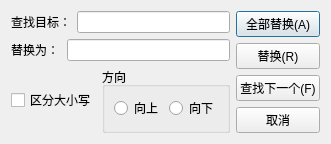
<?xml version="1.0" encoding="UTF-8"?>
<ui version="4.0">
 <class>ReplaceDialog</class>
 <widget class="QDialog" name="ReplaceDialog">
  <property name="geometry">
   <rect>
    <x>0</x>
    <y>0</y>
    <width>241</width>
    <height>107</height>
   </rect>
  </property>
  <property name="windowTitle">
   <string>Dialog</string>
  </property>
  <layout class="QHBoxLayout" name="horizontalLayout_6">
   <item>
    <layout class="QVBoxLayout" name="verticalLayout_2">
     <item>
      <layout class="QHBoxLayout" name="horizontalLayout">
       <item>
        <widget class="QLabel" name="label">
         <property name="sizePolicy">
          <sizepolicy hsizetype="Fixed" vsizetype="Preferred">
           <horstretch>0</horstretch>
           <verstretch>0</verstretch>
          </sizepolicy>
         </property>
         <property name="minimumSize">
          <size>
           <width>50</width>
           <height>0</height>
          </size>
         </property>
         <property name="text">
          <string>查找目标：</string>
         </property>
        </widget>
       </item>
       <item>
        <widget class="QLineEdit" name="lineEdit"/>
       </item>
      </layout>
     </item>
     <item>
      <layout class="QHBoxLayout" name="horizontalLayout_3">
       <item>
        <widget class="QLabel" name="label_2">
         <property name="sizePolicy">
          <sizepolicy hsizetype="Fixed" vsizetype="Preferred">
           <horstretch>0</horstretch>
           <verstretch>0</verstretch>
          </sizepolicy>
         </property>
         <property name="minimumSize">
          <size>
           <width>50</width>
           <height>0</height>
          </size>
         </property>
         <property name="text">
          <string>替换为：</string>
         </property>
        </widget>
       </item>
       <item>
        <widget class="QLineEdit" name="lineEdit_2"/>
       </item>
      </layout>
     </item>
     <item>
      <layout class="QHBoxLayout" name="horizontalLayout_5">
       <item>
        <widget class="QCheckBox" name="checkBox">
         <property name="text">
          <string>区分大小写</string>
         </property>
        </widget>
       </item>
       <item>
        <widget class="QGroupBox" name="groupBox">
         <property name="title">
          <string>方向</string>
         </property>
         <layout class="QHBoxLayout" name="horizontalLayout_4">
          <item>
           <widget class="QRadioButton" name="rbUp">
            <property name="text">
             <string>向上</string>
            </property>
           </widget>
          </item>
          <item>
           <widget class="QRadioButton" name="rbDown">
            <property name="text">
             <string>向下</string>
            </property>
           </widget>
          </item>
         </layout>
        </widget>
       </item>
      </layout>
     </item>
    </layout>
   </item>
   <item>
    <layout class="QVBoxLayout" name="verticalLayout">
     <item>
      <widget class="QPushButton" name="pushButton_3">
       <property name="text">
        <string>全部替换(A)</string>
       </property>
      </widget>
     </item>
     <item>
      <widget class="QPushButton" name="pushButton_2">
       <property name="text">
        <string>替换(R)</string>
       </property>
      </widget>
     </item>
     <item>
      <widget class="QPushButton" name="pushButton">
       <property name="text">
        <string>查找下一个(F)</string>
       </property>
      </widget>
     </item>
     <item>
      <widget class="QPushButton" name="pushButton_4">
       <property name="text">
        <string>取消</string>
       </property>
      </widget>
     </item>
    </layout>
   </item>
  </layout>
 </widget>
 <resources/>
 <connections/>
</ui>
